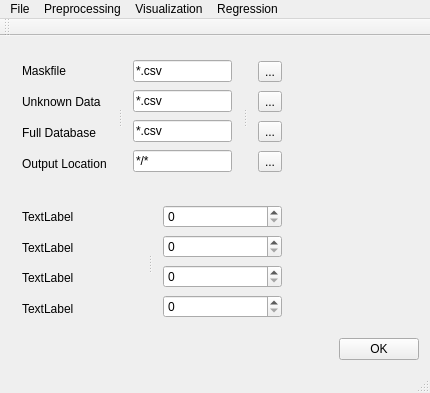
<?xml version="1.0" encoding="UTF-8"?>
<ui version="4.0">
 <class>GuiTest</class>
 <widget class="QMainWindow" name="GuiTest">
  <property name="geometry">
   <rect>
    <x>0</x>
    <y>0</y>
    <width>430</width>
    <height>393</height>
   </rect>
  </property>
  <property name="windowTitle">
   <string>PYSAT</string>
  </property>
  <widget class="QWidget" name="centralWidget">
   <layout class="QGridLayout" name="gridLayout">
    <item row="2" column="1">
     <layout class="QHBoxLayout" name="horizontalLayout_5">
      <item>
       <spacer name="horizontalSpacer_5">
        <property name="orientation">
         <enum>Qt::Horizontal</enum>
        </property>
        <property name="sizeHint" stdset="0">
         <size>
          <width>40</width>
          <height>20</height>
         </size>
        </property>
       </spacer>
      </item>
      <item>
       <widget class="QPushButton" name="pushButton">
        <property name="mouseTracking">
         <bool>false</bool>
        </property>
        <property name="text">
         <string>OK</string>
        </property>
       </widget>
      </item>
     </layout>
    </item>
    <item row="1" column="0">
     <widget class="QSplitter" name="splitter">
      <property name="orientation">
       <enum>Qt::Horizontal</enum>
      </property>
      <widget class="QWidget" name="layoutWidget">
       <layout class="QVBoxLayout" name="verticalLayout_3">
        <item>
         <widget class="QLabel" name="label_5">
          <property name="text">
           <string>TextLabel</string>
          </property>
         </widget>
        </item>
        <item>
         <widget class="QLabel" name="label_6">
          <property name="text">
           <string>TextLabel</string>
          </property>
         </widget>
        </item>
        <item>
         <widget class="QLabel" name="label_7">
          <property name="text">
           <string>TextLabel</string>
          </property>
         </widget>
        </item>
        <item>
         <widget class="QLabel" name="label_8">
          <property name="text">
           <string>TextLabel</string>
          </property>
         </widget>
        </item>
       </layout>
      </widget>
      <widget class="QWidget" name="layoutWidget">
       <layout class="QVBoxLayout" name="verticalLayout_4">
        <item>
         <widget class="QSpinBox" name="spinBox">
          <property name="maximum">
           <number>1000</number>
          </property>
         </widget>
        </item>
        <item>
         <widget class="QSpinBox" name="spinBox_2">
          <property name="maximum">
           <number>1000</number>
          </property>
         </widget>
        </item>
        <item>
         <widget class="QSpinBox" name="spinBox_3">
          <property name="maximum">
           <number>1000</number>
          </property>
         </widget>
        </item>
        <item>
         <widget class="QSpinBox" name="spinBox_4">
          <property name="maximum">
           <number>1000</number>
          </property>
         </widget>
        </item>
       </layout>
      </widget>
     </widget>
    </item>
    <item row="0" column="0">
     <widget class="QSplitter" name="splitter_2">
      <property name="orientation">
       <enum>Qt::Horizontal</enum>
      </property>
      <widget class="QWidget" name="layoutWidget">
       <layout class="QVBoxLayout" name="verticalLayout_6">
        <item>
         <widget class="QLabel" name="label_3">
          <property name="text">
           <string>Maskfile</string>
          </property>
         </widget>
        </item>
        <item>
         <widget class="QLabel" name="label">
          <property name="text">
           <string>Unknown Data</string>
          </property>
         </widget>
        </item>
        <item>
         <widget class="QLabel" name="label_2">
          <property name="text">
           <string>Full Database</string>
          </property>
         </widget>
        </item>
        <item>
         <widget class="QLabel" name="label_4">
          <property name="text">
           <string>Output Location</string>
          </property>
         </widget>
        </item>
       </layout>
      </widget>
      <widget class="QWidget" name="layoutWidget">
       <layout class="QVBoxLayout" name="verticalLayout_5">
        <item>
         <widget class="QLineEdit" name="lineEdit">
          <property name="text">
           <string extracomment="Make this change whenever a new file is selected">*.csv</string>
          </property>
          <property name="readOnly">
           <bool>true</bool>
          </property>
         </widget>
        </item>
        <item>
         <widget class="QLineEdit" name="lineEdit_2">
          <property name="text">
           <string extracomment="Make this change whenever a new file is selected">*.csv</string>
          </property>
          <property name="readOnly">
           <bool>true</bool>
          </property>
         </widget>
        </item>
        <item>
         <widget class="QLineEdit" name="lineEdit_3">
          <property name="text">
           <string extracomment="Make this change whenever a new file is selected">*.csv</string>
          </property>
          <property name="readOnly">
           <bool>true</bool>
          </property>
         </widget>
        </item>
        <item>
         <widget class="QLineEdit" name="lineEdit_4">
          <property name="text">
           <string extracomment="Make this change whenever a new folder is selected">*/*</string>
          </property>
          <property name="readOnly">
           <bool>true</bool>
          </property>
         </widget>
        </item>
       </layout>
      </widget>
      <widget class="QWidget" name="layoutWidget">
       <layout class="QVBoxLayout" name="verticalLayout">
        <item>
         <widget class="QToolButton" name="toolButton">
          <property name="text">
           <string>...</string>
          </property>
         </widget>
        </item>
        <item>
         <widget class="QToolButton" name="toolButton_2">
          <property name="text">
           <string>...</string>
          </property>
         </widget>
        </item>
        <item>
         <widget class="QToolButton" name="toolButton_3">
          <property name="text">
           <string>...</string>
          </property>
         </widget>
        </item>
        <item>
         <widget class="QToolButton" name="toolButton_4">
          <property name="text">
           <string>...</string>
          </property>
         </widget>
        </item>
       </layout>
      </widget>
     </widget>
    </item>
   </layout>
  </widget>
  <widget class="QMenuBar" name="menuBar">
   <property name="geometry">
    <rect>
     <x>0</x>
     <y>0</y>
     <width>430</width>
     <height>21</height>
    </rect>
   </property>
   <widget class="QMenu" name="menuFile">
    <property name="title">
     <string>File</string>
    </property>
    <addaction name="actionLoad_Refence_Data"/>
    <addaction name="actionLoad_Unknown_Data"/>
    <addaction name="separator"/>
    <addaction name="actionSave_Current_Plots"/>
    <addaction name="actionSave_Current_Data"/>
    <addaction name="separator"/>
    <addaction name="actionCreate_New_Workflow"/>
    <addaction name="actionSave_Current_Workflow"/>
   </widget>
   <widget class="QMenu" name="menuPreprocessing">
    <property name="title">
     <string>Preprocessing</string>
    </property>
    <widget class="QMenu" name="menuBaseline_Removal">
     <property name="title">
      <string>Baseline Removal</string>
     </property>
     <addaction name="actionALS"/>
     <addaction name="actionDietrich"/>
     <addaction name="actionPolyFit"/>
     <addaction name="actionAirPLS"/>
     <addaction name="actionFABC"/>
     <addaction name="actionKK"/>
     <addaction name="actionMario"/>
     <addaction name="actionMedian"/>
     <addaction name="actionRubberband"/>
     <addaction name="actionUndecimated_Wavelet"/>
    </widget>
    <widget class="QMenu" name="menuCalibration_Transfer">
     <property name="title">
      <string>Calibration Transfer</string>
     </property>
     <addaction name="actionRatio"/>
     <addaction name="actionTommy_s_Methgod"/>
     <addaction name="actionPiecewise_Direct_Standardization"/>
     <addaction name="actionOthers_3"/>
    </widget>
    <addaction name="actionNormalization"/>
    <addaction name="actionNoise_Reduction"/>
    <addaction name="actionApply_Mask"/>
    <addaction name="actionInterpolate"/>
    <addaction name="actionInstrument_Response"/>
    <addaction name="menuCalibration_Transfer"/>
    <addaction name="menuBaseline_Removal"/>
   </widget>
   <widget class="QMenu" name="menuVisualization">
    <property name="title">
     <string>Visualization</string>
    </property>
    <widget class="QMenu" name="menuClustering">
     <property name="title">
      <string>Clustering</string>
     </property>
     <addaction name="actionK_Means"/>
     <addaction name="actionHierarchical"/>
     <addaction name="actionOthers"/>
     <addaction name="actionOthers_2"/>
    </widget>
    <addaction name="actionPCA"/>
    <addaction name="actionICA"/>
    <addaction name="menuClustering"/>
   </widget>
   <widget class="QMenu" name="menuRegression">
    <property name="title">
     <string>Regression</string>
    </property>
    <addaction name="actionPLS"/>
    <addaction name="actionSM_PLS"/>
    <addaction name="actionICA_Regression"/>
    <addaction name="actionGaussian_Process"/>
    <addaction name="actionMLP"/>
    <addaction name="actionSVM"/>
    <addaction name="actionOthers_4"/>
    <addaction name="actionOthers_5"/>
   </widget>
   <addaction name="menuFile"/>
   <addaction name="menuPreprocessing"/>
   <addaction name="menuVisualization"/>
   <addaction name="menuRegression"/>
  </widget>
  <widget class="QToolBar" name="mainToolBar">
   <attribute name="toolBarArea">
    <enum>TopToolBarArea</enum>
   </attribute>
   <attribute name="toolBarBreak">
    <bool>false</bool>
   </attribute>
  </widget>
  <widget class="QStatusBar" name="statusBar"/>
  <action name="actionLoad_Refence_Data">
   <property name="text">
    <string>Load Refence Data</string>
   </property>
  </action>
  <action name="actionLoad_Unknown_Data">
   <property name="text">
    <string>Load Unknown Data</string>
   </property>
  </action>
  <action name="actionSave_Current_Workflow">
   <property name="text">
    <string>Save Current Workflow</string>
   </property>
  </action>
  <action name="actionSave_Current_Plots">
   <property name="text">
    <string>Save Current Plots</string>
   </property>
  </action>
  <action name="actionSave_Current_Data">
   <property name="text">
    <string>Save Current Data</string>
   </property>
  </action>
  <action name="actionCreate_New_Workflow">
   <property name="text">
    <string>Create New Workflow</string>
   </property>
  </action>
  <action name="actionNormalization">
   <property name="text">
    <string>Normalization</string>
   </property>
  </action>
  <action name="actionNoise_Reduction">
   <property name="text">
    <string>Noise Reduction</string>
   </property>
  </action>
  <action name="actionApply_Mask">
   <property name="text">
    <string>Apply Mask</string>
   </property>
  </action>
  <action name="actionInterpolate">
   <property name="text">
    <string>Interpolate</string>
   </property>
  </action>
  <action name="actionInstrument_Response">
   <property name="text">
    <string>Instrument Response</string>
   </property>
  </action>
  <action name="actionALS">
   <property name="text">
    <string>ALS</string>
   </property>
  </action>
  <action name="actionDietrich">
   <property name="text">
    <string>Dietrich</string>
   </property>
  </action>
  <action name="actionPolyFit">
   <property name="text">
    <string>PolyFit</string>
   </property>
  </action>
  <action name="actionAirPLS">
   <property name="text">
    <string>AirPLS</string>
   </property>
  </action>
  <action name="actionFABC">
   <property name="text">
    <string>FABC</string>
   </property>
  </action>
  <action name="actionKK">
   <property name="text">
    <string>KK</string>
   </property>
  </action>
  <action name="actionMario">
   <property name="text">
    <string>Mario</string>
   </property>
  </action>
  <action name="actionMedian">
   <property name="text">
    <string>Median</string>
   </property>
  </action>
  <action name="actionRubberband">
   <property name="text">
    <string>Rubberband</string>
   </property>
  </action>
  <action name="actionUndecimated_Wavelet">
   <property name="text">
    <string>Undecimated Wavelet</string>
   </property>
  </action>
  <action name="actionRatio">
   <property name="text">
    <string>Ratio</string>
   </property>
  </action>
  <action name="actionTommy_s_Methgod">
   <property name="text">
    <string>Tommy's Method</string>
   </property>
  </action>
  <action name="actionPiecewise_Direct_Standardization">
   <property name="text">
    <string>Piecewise Direct Standardization</string>
   </property>
  </action>
  <action name="actionPCA">
   <property name="text">
    <string>PCA</string>
   </property>
  </action>
  <action name="actionICA">
   <property name="text">
    <string>ICA</string>
   </property>
  </action>
  <action name="actionK_Means">
   <property name="text">
    <string>K-Means</string>
   </property>
  </action>
  <action name="actionHierarchical">
   <property name="text">
    <string>Hierarchical</string>
   </property>
  </action>
  <action name="actionOthers">
   <property name="text">
    <string>Others...</string>
   </property>
  </action>
  <action name="actionOthers_2">
   <property name="text">
    <string>Others...</string>
   </property>
  </action>
  <action name="actionOthers_3">
   <property name="text">
    <string>Others...</string>
   </property>
  </action>
  <action name="actionPLS">
   <property name="text">
    <string>PLS</string>
   </property>
  </action>
  <action name="actionSM_PLS">
   <property name="text">
    <string>SM-PLS</string>
   </property>
  </action>
  <action name="actionICA_Regression">
   <property name="text">
    <string>ICA Regression</string>
   </property>
  </action>
  <action name="actionGaussian_Process">
   <property name="text">
    <string>Gaussian Process</string>
   </property>
  </action>
  <action name="actionMLP">
   <property name="text">
    <string>MLP</string>
   </property>
  </action>
  <action name="actionSVM">
   <property name="text">
    <string>SVM</string>
   </property>
  </action>
  <action name="actionOthers_4">
   <property name="text">
    <string>Others...</string>
   </property>
  </action>
  <action name="actionOthers_5">
   <property name="text">
    <string>Others...</string>
   </property>
  </action>
 </widget>
 <layoutdefault spacing="6" margin="11"/>
 <resources/>
 <connections/>
</ui>
